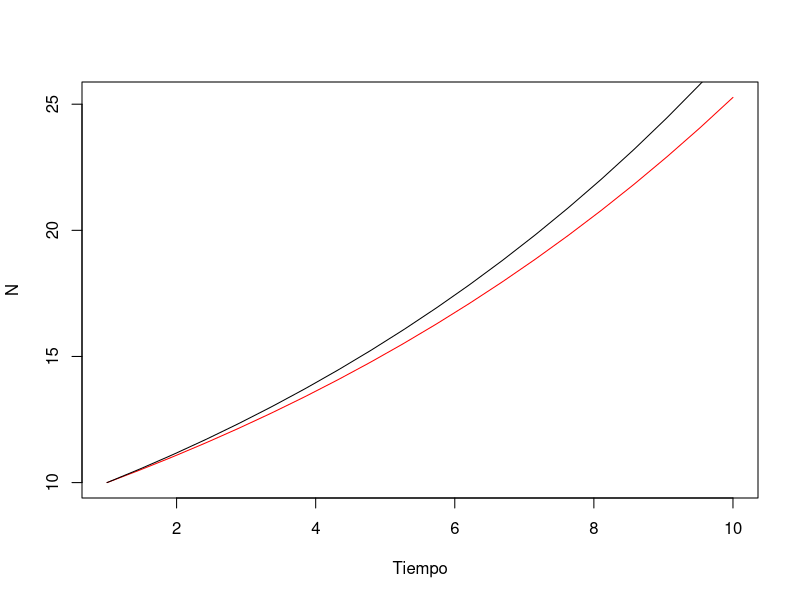
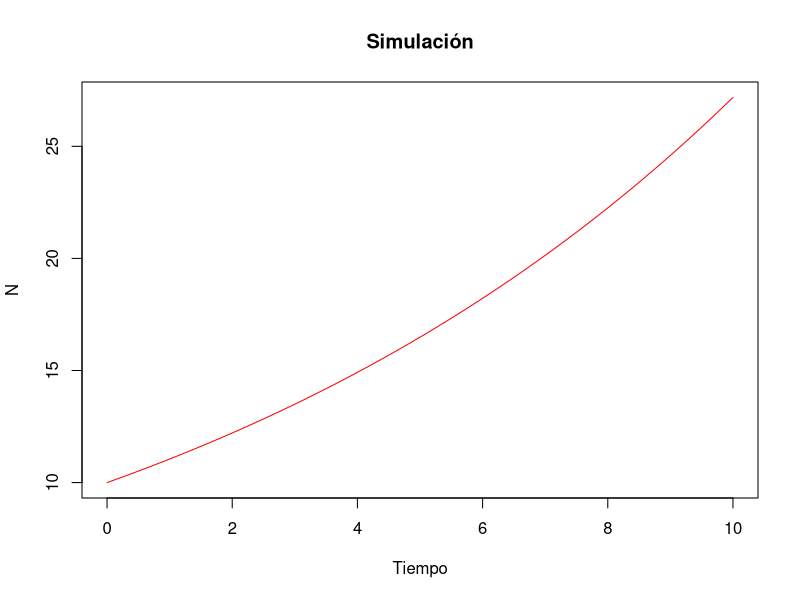
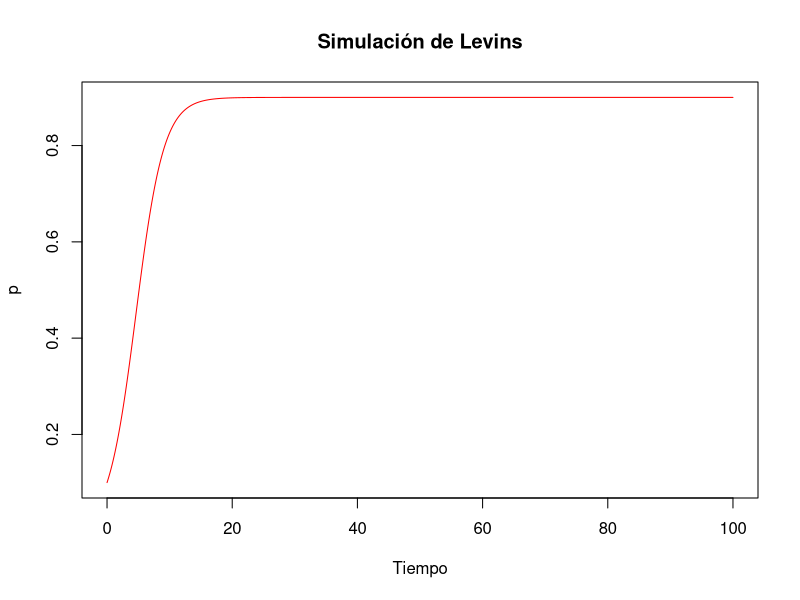

Write R code to recreate these figures, in order. (Note: this script raises an error after producing the figures.)
## ---- chunk 1
knitr::opts_chunk$set(echo = TRUE)
## ---- chunk 2
r <- 0.1; h <- 0.5; t <- 10
N <- numeric(t/h); N[1] <- 10
for(i in 2:length(N)){N[i] = N[i-1] + r*N[i-1]*h}
N1 <- 10 * exp(seq(0, 10, len = 20)*r)
plot(seq(1, 10, len = 20), N, type = "l", col = "red", xlab = "Tiempo", ylab = "N")
lines(seq(1, 10, len = 20), N1)
## ---- chunk 3
f <- function(x){print(x)}
## ---- chunk 4
f(1)
## ---- chunk 5
g <- function(x, y){print(x + y)}
g(1, 3)
## ---- chunk 6
h <- function(x, y, z = "a"){print(paste0(x + y, "=", z))}
h(1, 2, "b")
## ---- chunk 7
expon <- function(t, y, parms){
  N <- y[1]
  with(parametros,{
    dN <- r * N
    return(list(dN))
  })
}
## ---- chunk 8
t <- seq(0, 10, by = 0.1)
## ---- chunk 9
y <- 10
## ---- chunk 10
parametros <- list(r = 0.1)
## ---- chunk 11
library(deSolve)

sim <- lsoda(y = y, times = t, parms = parametros, func = expon)
## ---- chunk 12
head(sim)
## ---- chunk 13
sim.df <- data.frame(sim)
plot(t, sim.df$X1, xlab = "Tiempo", ylab = "N", main = "Simulación", col = "red", type = "l")
## ---- chunk 14
levins <- function(t, y, parms){
  p <- y[1]
  with(parms, {
    dp <- c*p*(1-p) - e*p
    return(list(dp))
  })
}
## ---- chunk 15
t <- seq(0, 100, by = 0.1)
y <- 0.1
parms <- list(c = 0.5, e = 0.05)
## ---- chunk 16
sim.lev <- lsoda(y = y, times = t, 
                 parms = parms,
                 func = levins)
head(sim.lev)
## ---- chunk 17
sim.df <- data.frame(sim.lev)
plot(t, sim.df$X1, xlab = "Tiempo", ylab = "p", main = "Simulación de Levins", col = "red", type = "l")
## ---- chunk 18
mig <- function(t, y, parms){
  with(parms, {
      N1 <- y[1]
      N2 <- y[2]
  
    dN1 <- r * N1 * (1 - N1/K) + m2 * N2 - m1 * N1
    dN2 <- r * N2 * (1 - N2/K) + m1 * N1 - m2 * N2
    
    return(list(dN1, dN2))
  })
}
## ---- chunk 19
t <- seq(0, 10, by = 0.1)
y <- c(N1 = 10, N2 = 0)
parms <- list(r = 0.5, K = 25,
              m1 = 0.1, m2 = 0.2)
## ---- chunk 20
sim.mig <- lsoda(y = y, times = t, 
                 parms = parms,
                 func = mig)
head(sim.mig)
